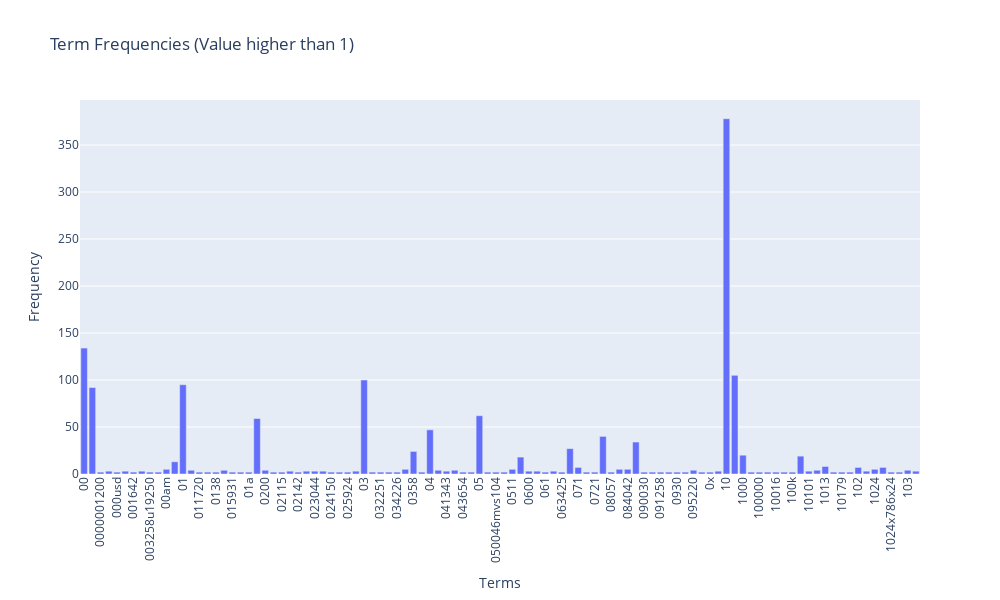

The notebook cell saved with this chart:
### Code cell
# plot with plotly
fig = go.Figure()

fig.add_trace(go.Bar(
    x=filtered_features,
    y=filtered_frequencies
))

# show and layout
fig.update_layout(
    title='Term Frequencies (Value higher than 1)',
    xaxis_title='Terms',
    yaxis_title='Frequency',
    xaxis=dict(tickangle=-90),
    width=1000,
    height=600
)

fig.show()

### Figure 1 — Plotly figure (JSON) as saved in the notebook; plotly's stock layout.template omitted (floating-point values rounded to 4 significant figures)
{"data": [{"type": "bar", "x": ["00", "000", "0000001200", "0001", "000usd", "0010580b", "001642", "002", "003258u19250", "004021809", "00am", "00pm", "01", "0100", "011720", "013", "0138", "01580", "015931", "0184", "01a", "02", "0200", "020504", "02115", "02118", "02142", "02173", "023044", "024103", "024150", "025240", "025924", "0293", "03", "031423", "032251", "033446", "034226", "0349", "0358", "0391", "04", "040", "041343", "0423", "043654", "044140", "05", "0500", "050046mvs104", "0510", "0511", "06", "0600", "0608", "061", "06320", "063425", "07", "071", "071823", "0721", "08", "08057", "081052", "084042", "09", "090030", "091139", "091258", "091844", "0930", "093300", "095220", "0987", "0x", "0x100", "10", "100", "1000", "10000", "100000", "100015", "10016", "100grams", "100k", "101", "10101", "101010", "1013", "1015", "10179", "10193", "102", "102007", "1024", "1024x768", "1024x786x24", "1028", "103", "103237"], "y": [134, 92, 2, 3, 2, 3, 2, 3, 2, 2, 5, 13, 95, 4, 2, 2, 2, 4, 2, 2, 2, 59, 4, 2, 2, 3, 2, 3, 3, 3, 2, 2, 2, 3, 100, 2, 2, 2, 2, 5, 24, 2, 47, 4, 3, 4, 2, 2, 62, 2, 2, 2, 5, 18, 3, 3, 2, 3, 2, 27, 7, 2, 2, 40, 2, 5, 5, 34, 2, 2, 2, 2, 2, 2, 4, 2, 2, 3, 378, 105, 20, 2, 2, 2, 2, 2, 2, 19, 3, 4, 8, 2, 2, 2, 7, 3, 5, 7, 2, 2, 4, 3]}], "layout": {"height": 600, "title": {"text": "Term Frequencies (Value higher than 1)"}, "width": 1000, "xaxis": {"autorange": true, "range": [-0.5, 101.5], "tickangle": -90, "title": {"text": "Terms"}, "type": "category"}, "yaxis": {"autorange": true, "range": [0, 397.9], "title": {"text": "Frequency"}, "type": "linear"}}}
